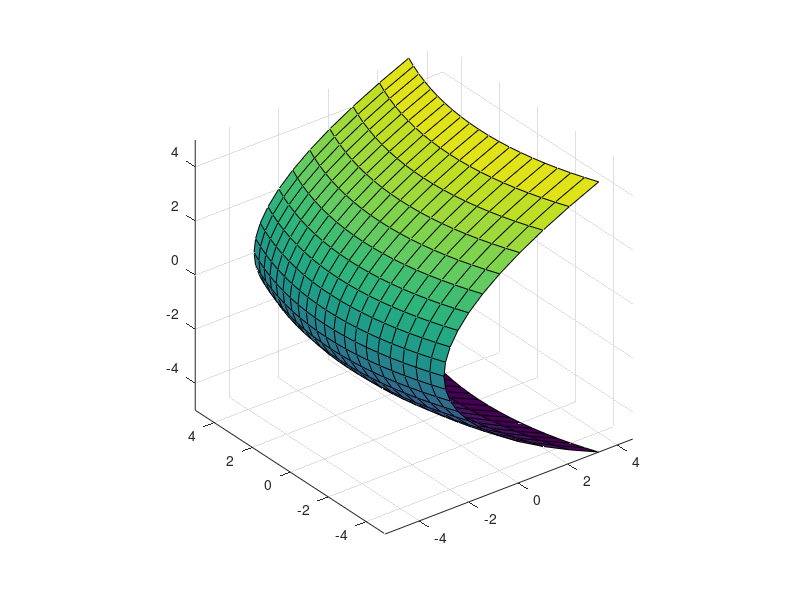

MATLAB code for this plot: (Note: this script raises an error after producing the figure.)
%%graficar la superficie 
[Z,Y]=meshgrid(-5:0.5:5,-5:0.5:5);
a=4;
q=5;
r=2;
X=((Z/r).^2+(Y/q).^2)-a;
surf(X,Y,Z)
hold on;
axis equal;
%%
z0=0;
y0=0;
xk1=0;
s=@(a,xk,X0)(a*(sqrt(xk+X0)));
dibujarelipse(s(q,xk1,a),s(r,xk1,a),z0,y0,xk1);
xlabel("x axis")
ylabel("y axis")
zlabel("z axis")
%%
h=2;
c=5;
m=4;
n=3;
[x,y,z]=ellipsoid(h,0,0,c,m,n,30);
surf(x,y,z);
hold on;
axis equal;
xlabel("x axis")
ylabel("y axis")
zlabel("z axis")
%% trazas elipse
z0=0;
y0=0;
xk1=0;
s=@(m,c,h,xk)((m/c)*(sqrt(c^2-(xk-h)^2)));
dibujarelipse(s(m,c,h,xk1),s(n,c,h,xk1),z0,y0,xk1);
hold on;